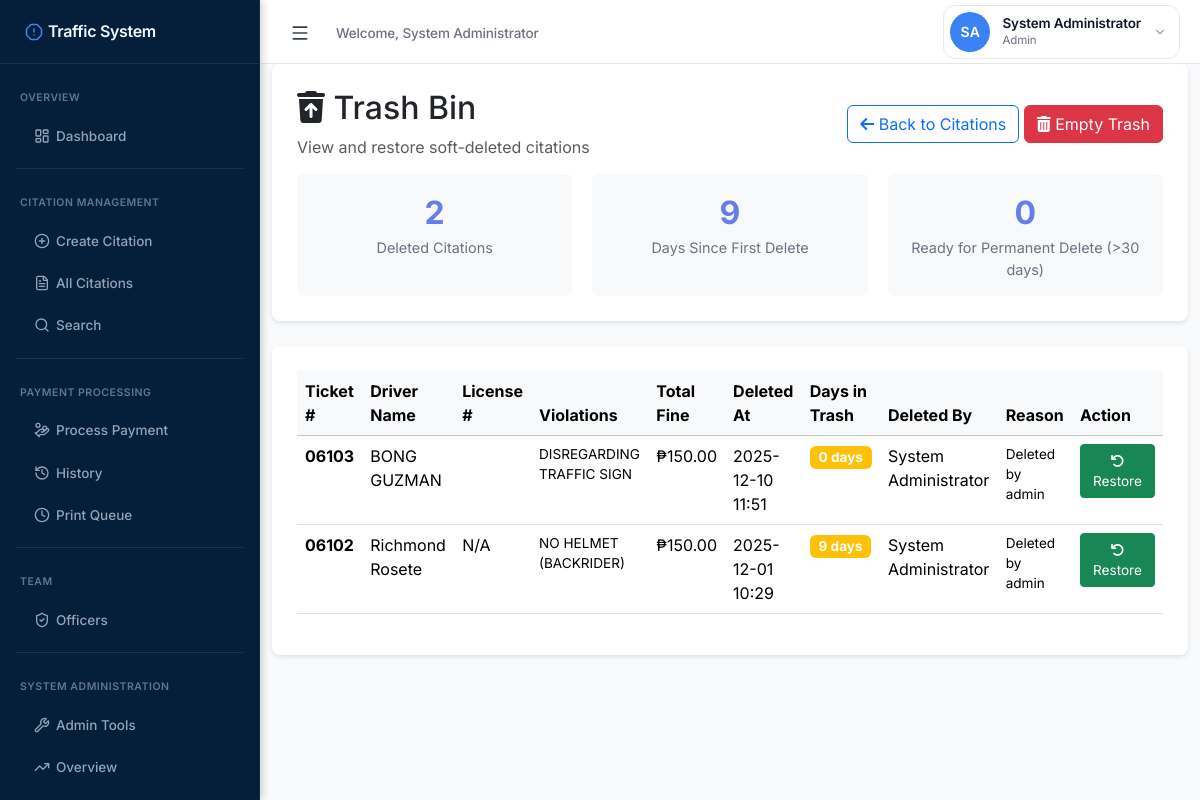
Page /public/trash_bin.php (signed in) on the committed database.
### tables this page shows
CREATE TABLE `citations` (
  `citation_id` int(11) NOT NULL,
  `ticket_number` varchar(50) NOT NULL,
  `driver_id` int(11) DEFAULT NULL,
  `last_name` varchar(100) NOT NULL,
  `first_name` varchar(100) NOT NULL,
  `middle_initial` varchar(10) DEFAULT NULL,
  `suffix` varchar(20) DEFAULT NULL,
  `date_of_birth` date DEFAULT NULL,
  `age` int(11) DEFAULT NULL,
  `zone` varchar(50) DEFAULT NULL,
  `barangay` varchar(100) NOT NULL,
  `municipality` varchar(100) NOT NULL DEFAULT 'Baggao',
  `province` varchar(100) NOT NULL DEFAULT 'Cagayan',
  `license_number` varchar(50) DEFAULT NULL,
  `license_type` varchar(50) DEFAULT NULL,
  `plate_mv_engine_chassis_no` varchar(100) NOT NULL,
  `vehicle_description` text DEFAULT NULL,
  `apprehension_datetime` datetime NOT NULL,
  `place_of_apprehension` varchar(255) NOT NULL,
  `apprehension_officer` varchar(255) NOT NULL,
  `remarks` text DEFAULT NULL,
  `status` enum('pending','paid','contested','dismissed','void') NOT NULL DEFAULT 'pending',
  `payment_date` datetime DEFAULT NULL,
  `total_fine` decimal(10,2) DEFAULT 0.00,
  `created_at` datetime NOT NULL DEFAULT current_timestamp(),
  `updated_at` datetime DEFAULT NULL ON UPDATE current_timestamp(),
  `created_by` int(11) DEFAULT NULL,
  `deleted_at` datetime DEFAULT NULL COMMENT 'Soft delete timestamp',
  `deleted_by` int(11) DEFAULT NULL COMMENT 'User who deleted the citation',
  `deletion_reason` text DEFAULT NULL COMMENT 'Reason for deletion'
);

CREATE TABLE `users` (
  `user_id` int(11) NOT NULL,
  `username` varchar(50) NOT NULL,
  `password_hash` varchar(255) NOT NULL,
  `full_name` varchar(100) NOT NULL,
  `email` varchar(100) NOT NULL,
  `role` enum('user','admin','enforcer','cashier') NOT NULL DEFAULT 'user' COMMENT 'User role: user=read-only, enforcer=field officer, cashier=payment processor, admin=full access',
  `status` enum('active','inactive','suspended') NOT NULL DEFAULT 'active',
  `last_login` datetime DEFAULT NULL,
  `created_at` datetime NOT NULL DEFAULT current_timestamp(),
  `updated_at` datetime DEFAULT NULL ON UPDATE current_timestamp(),
  `created_by` int(11) DEFAULT NULL,
  `failed_login_attempts` int(11) DEFAULT 0,
  `locked_until` datetime DEFAULT NULL
);

### public/trash_bin.php (the view, shortened to what this page needs)
<?php
$pdo = getPDO();
$page = isset($_GET['page']) ? max(1, (int)$_GET['page']) : 1;
$per_page = 15;
$offset = ($page - 1) * $per_page;
$stmt = $pdo->query("SELECT COUNT(*) FROM citations WHERE deleted_at IS NOT NULL");
$total_records = $stmt->fetchColumn();
$stmt = $pdo->prepare("
    SELECT
        c.citation_id,
        c.ticket_number,
        CONCAT(c.first_name, ' ', c.last_name) as driver_name,
        c.license_number,
        c.plate_mv_engine_chassis_no,
        c.status,
        c.total_fine,
        c.apprehension_datetime,
        c.deleted_at,
        c.deletion_reason,
        u.full_name as deleted_by_name,
        DATEDIFF(NOW(), c.deleted_at) as days_in_trash,
        GROUP_CONCAT(DISTINCT vt.violation_type SEPARATOR ', ') as violations
    FROM citations c
    LEFT JOIN users u ON c.deleted_by = u.user_id
    LEFT JOIN violations v ON c.citation_id = v.citation_id
    LEFT JOIN violation_types vt ON v.violation_type_id = vt.violation_type_id
    WHERE c.deleted_at IS NOT NULL
    GROUP BY c.citation_id
    ORDER BY c.deleted_at DESC
    LIMIT $per_page OFFSET $offset
");
$stmt->execute();
$deleted_citations = $stmt->fetchAll(PDO::FETCH_ASSOC);
?>
<!DOCTYPE html>
<html lang="en">
<head>
    <link href="https://cdn.jsdelivr.net/npm/bootstrap@5.3.3/dist/css/bootstrap.min.css" rel="stylesheet">
    <link rel="stylesheet" href="https://cdnjs.cloudflare.com/ajax/libs/font-awesome/6.4.2/css/all.min.css">
    <link rel="stylesheet" href="https://cdn.jsdelivr.net/npm/sweetalert2@11/dist/sweetalert2.min.css">
</head>
<body>
    <?php include 'sidebar.php'; ?>
    <div class="content">
        <div class="container-fluid">
            <div class="page-header">
                <div class="d-flex justify-content-between align-items-center">
                    <div>
                        <h2><i class="fas fa-trash-restore"></i> Trash Bin</h2>
                        <p class="text-muted mb-0">View and restore soft-deleted citations</p>
                    </div>
                    <div>
                        <a href="citations.php" class="btn btn-outline-primary">
                            <i class="fas fa-arrow-left"></i> Back to Citations
                        </a>
                        <button class="btn btn-danger" onclick="emptyTrash()">
                            <i class="fas fa-trash-alt"></i> Empty Trash
                        </button>
                    </div>
                </div>
                <div class="trash-stats">
                    <div class="stat-box">
                        <div class="stat-number"><?= $total_records ?></div>
                        <div class="stat-label">Deleted Citations</div>
                    </div>
                    <div class="stat-box">
                        <div class="stat-number">
                            <?php
                            $stmt = $pdo->query("SELECT DATEDIFF(NOW(), MIN(deleted_at)) FROM citations WHERE deleted_at IS NOT NULL");
                            echo $stmt->fetchColumn() ?? 0;
                            ?>
                        </div>
                        <div class="stat-label">Days Since First Delete</div>
                    </div>
                    <div class="stat-box">
                        <div class="stat-number">
                            <?php
                            $stmt = $pdo->query("SELECT COUNT(*) FROM citations WHERE deleted_at IS NOT NULL AND DATEDIFF(NOW(), deleted_at) > 30");
                            echo $stmt->fetchColumn();
                            ?>
                        </div>
                        <div class="stat-label">Ready for Permanent Delete (>30 days)</div>
                    </div>
                </div>
            </div>
            <div class="table-container">
                <?php if (count($deleted_citations) > 0): ?>
                    <div class="table-responsive">
                        <table class="table table-hover">
                            <thead class="table-light">
                                <tr>
                                    <th>Ticket #</th>
                                    <th>Driver Name</th>
                                    <th>License #</th>
                                    <th>Violations</th>
                                    <th>Total Fine</th>
                                    <th>Deleted At</th>
                                    <th>Days in Trash</th>
                                    <th>Deleted By</th>
                                    <th>Reason</th>
                                    <th>Action</th>
                                </tr>
                            </thead>
                            <tbody>
                                <?php foreach ($deleted_citations as $citation): ?>
                                    <tr>
                                        <td><strong><?= htmlspecialchars($citation['ticket_number']) ?></strong></td>
                                        <td><?= htmlspecialchars($citation['driver_name']) ?></td>
                                        <td><?= htmlspecialchars($citation['license_number'] ?? 'N/A') ?></td>
                                        <td style="font-size: 0.85em; max-width: 200px;">
                                            <?= htmlspecialchars(substr($citation['violations'] ?? 'N/A', 0, 50)) ?>
                                        </td>
                                        <td>₱<?= number_format($citation['total_fine'], 2) ?></td>
                                        <td><?= date('Y-m-d H:i', strtotime($citation['deleted_at'])) ?></td>
                                        <td>
                                            <span class="badge <?= $citation['days_in_trash'] > 30 ? 'bg-danger' : 'bg-warning' ?> badge-days">
                                                <?= $citation['days_in_trash'] ?> days
                                            </span>
                                        </td>
                                        <td><?= htmlspecialchars($citation['deleted_by_name']) ?></td>
                                        <td style="font-size: 0.85em; max-width: 150px;">
                                            <?= htmlspecialchars(substr($citation['deletion_reason'] ?? '', 0, 30)) ?>
                                        </td>
                                        <td>
                                            <button class="btn btn-success btn-sm btn-action" onclick="restoreCitation(<?= $citation['citation_id'] ?>, '<?= htmlspecialchars($citation['ticket_number'], ENT_QUOTES) ?>')">
                                                <i class="fas fa-undo"></i> Restore
                                            </button>
                                        </td>
                                    </tr>
                                <?php endforeach; ?>
                            </tbody>
                        </table>
                    </div>
                <?php endif; ?>
            </div>
        </div>
    </div>
</body>
</html>

### public/trash_bin.php (style rules this page uses)
body { background: #f8f9fa; }
.content { padding: 20px; }
.page-header { background: white; padding: 25px; border-radius: 8px; margin-bottom: 25px; box-shadow: 0 2px 4px rgba(0,0,0,0.1); }
.trash-stats { display: flex; gap: 20px; margin-top: 15px; }
.stat-box { flex: 1; background: #f8f9fa; padding: 15px; border-radius: 6px; text-align: center; }
.stat-number { font-size: 2em; font-weight: bold; color: #667eea; }
.stat-label { color: #6b7280; font-size: 0.9em; }
.table-container { background: white; padding: 25px; border-radius: 8px; box-shadow: 0 2px 4px rgba(0,0,0,0.1); }
.badge-days { font-size: 0.85em; }
.btn-action { padding: 6px 12px; font-size: 0.85em; }

### public/sidebar.php (style rules this page uses)
:root { --sidebar-width: 260px; --sidebar-collapsed-width: 72px; --primary-color: #3b82f6; --primary-hover: #2563eb; --sidebar-bg: #051f3a; --sidebar-item-hover: rgba(59, 130, 246, 0.1); --sidebar-item-active: rgba(59, 130, 246, 0.2); --text-primary: #f1f5f9; --text-secondary: #94a3b8; --accent-color: #3b82f6; --border-color: rgba(148, 163, 184, 0.1); --shadow-sm: 0 1px 2px rgba(0, 0, 0, 0.05); --shadow-md: 0 4px 6px rgba(0, 0, 0, 0.15); }
* { font-family: 'Inter', -apple-system, BlinkMacSystemFont, 'Segoe UI', sans-serif; }
.content { margin-left: var(--sidebar-width); padding: 0; padding-top: 64px; min-height: 100vh; background: #f8fafc; transition: margin-left 0.3s cubic-bezier(0.4, 0, 0.2, 1); }

### rows in the picture
citations: ticket_number "06103", driver_name "BONG GUZMAN", violations "DISREGARDING TRAFFIC SIGN", total_fine "150.00", deleted_at "2025-12-10 11:51", days_in_trash "0", deleted_by.full_name "System Administrator", deletion_reason "Deleted by admin"
citations: ticket_number "06102", driver_name "Richmond Rosete", license_number "N/A", violations "NO HELMET (BACKRIDER)", total_fine "150.00", deleted_at "2025-12-01 10:29", days_in_trash "9", deleted_by.full_name "System Administrator", deletion_reason "Deleted by admin"

### other values in the picture
$_SESSION['full_name'] "System Administrator"
$initials "SA"
$_SESSION['user_role'] "Admin"
$total_records "2"
$stmt->fetchColumn() "9"
$stmt->fetchColumn() "0"
